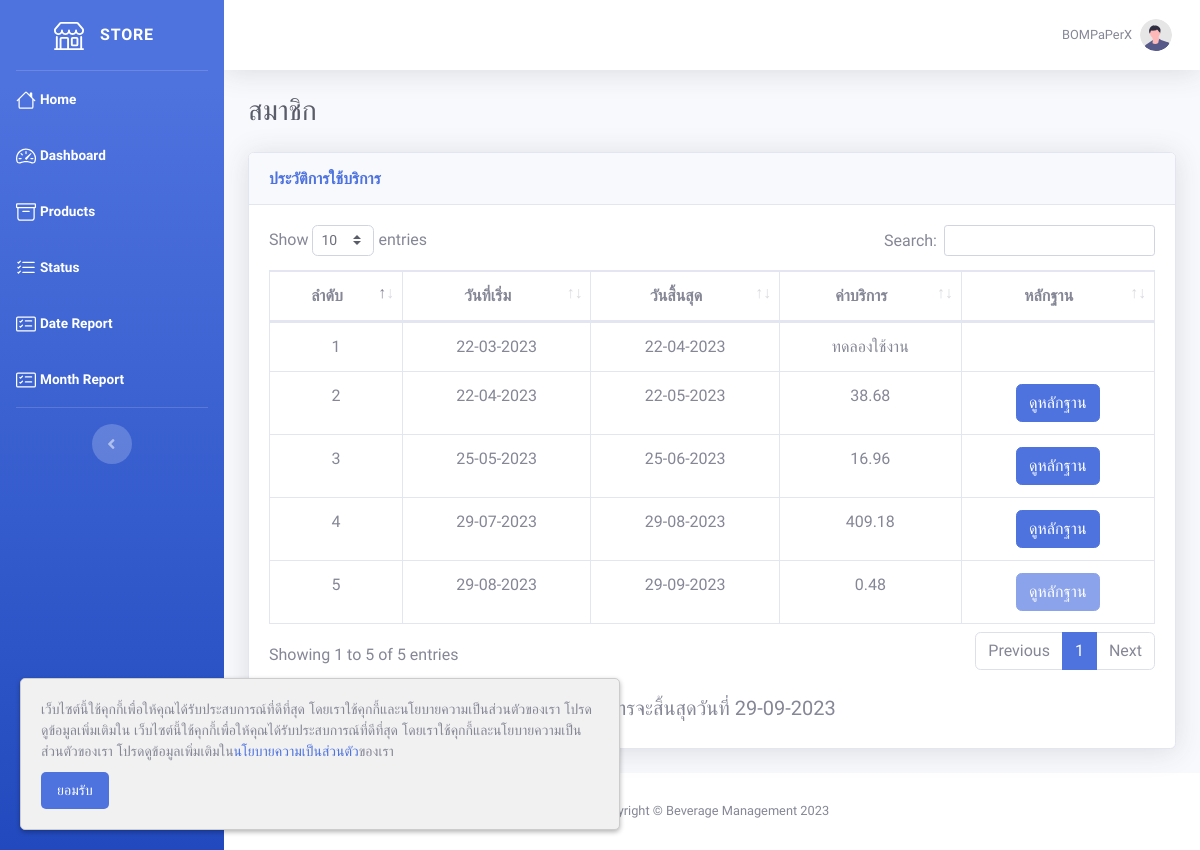
The app's page /history.php (signed in) with its own data.
### tables this page shows
CREATE TABLE `user` (
  `user_id` int(10) NOT NULL,
  `email` varchar(255) NOT NULL,
  `password` varchar(255) NOT NULL,
  `password_view` varchar(255) NOT NULL,
  `status` tinyint(1) NOT NULL COMMENT '0=disable\r\n1=enable',
  `agree` tinyint(1) NOT NULL,
  `firstname` varchar(255) NOT NULL,
  `lastname` varchar(255) NOT NULL,
  `id_number` varchar(13) NOT NULL,
  `phone` varchar(10) NOT NULL,
  `line` varchar(255) NOT NULL,
  `address` text NOT NULL,
  `store` varchar(255) NOT NULL,
  `description` text NOT NULL,
  `img_path` text NOT NULL
);

CREATE TABLE `member` (
  `member_id` int(10) NOT NULL,
  `user_id` int(10) NOT NULL,
  `approve_date` date NOT NULL,
  `img_path` text NOT NULL
);

### history.php (the view, shortened to what this page needs)
<!DOCTYPE html>
<html lang="en">
<?php
require './include/connect.php';
include './include/header.php';
$user_id = $_SESSION['user_id'];
$member_count = $connect->prepare("SELECT * FROM member WHERE user_id = '$user_id'");
$member_count->execute();
$row_member_count = $member_count->fetchAll(PDO::FETCH_ASSOC);
$count = count($row_member_count);
$i = 1;
?>
<body id="page-top">
    <div id="wrapper">
        <?php include './include/sidebar.php'; ?>
        <div id="content-wrapper" class="d-flex flex-column">
            <div id="content">
                <?php include './include/topbar.php'; ?>
                <div class="container-fluid">
                    <div class="d-sm-flex align-items-center justify-content-between mb-4">
                        <h1 class="h3 mb-0 text-gray-800">
                            <?php
                            if ($count == 0) {
                                echo 'ผู้ใช้งานใหม่';
                            } elseif ($count == 1) {
                                echo 'ทดลองใช้งาน';
                            } else {
                                echo 'สมาชิก';
                            }
                            ?>
                        </h1>
                    </div>
                    <div class="card shadow mb-4">
                        <div class="card-header py-3">
                            <h6 class="m-0 font-weight-bold text-primary">ประวัติการใช้บริการ</h6>
                        </div>
                        <div class="card-body">
                            <div class="table-responsive">
                                <table class="table table-bordered text-center" id="dataTable" width="100%" cellspacing="0">
                                    <thead>
                                        <tr>
                                            <th>ลำดับ</th>
                                            <th>วันที่เริ่ม</th>
                                            <th>วันสิ้นสุด</th>
                                            <th>ค่าบริการ</th>
                                            <th>หลักฐาน</th>
                                        </tr>
                                    </thead>
                                    <tbody>
                                        <?php
                                        foreach ($row_member_count as $row) {
                                        ?>
                                            <tr>
                                                <td><?= $i++ ?></td>
                                                <td><?= date('d-m-Y', strtotime($row['approve_date'])) ?></td>
                                                <td><?= $end = date('d-m-Y', strtotime($row['approve_date'] . ' +1 month')) ?></td>
                                                <?php
                                                $start_date = $row['approve_date'];
                                                $end_date = date('Y-m-d', strtotime($start_date . ' +1 month'));
                                                $service_fee = $connect->prepare("SELECT * FROM payment INNER JOIN record ON payment.no_receipt = record.no_receipt INNER JOIN product ON record.product_id = product.product_id WHERE user_id = '$user_id' AND timestamp >= '$start_date' AND timestamp <= '$end_date'");
                                                $service_fee->execute();
                                                $row_service_fee = $service_fee->fetchAll(PDO::FETCH_ASSOC);
                                                $total_price = 0;
                                                foreach ($row_service_fee as $row_fee) {
                                                    $total_price = $total_price + ($row_fee['quantity'] * $row_fee['net_price']);
                                                }
                                                $fee = $total_price * 0.02;
                                                ?>
                                                <td><?= $i == 2 ? 'ทดลองใช้งาน' : $fee ?></td>
                                                <td><button type="button" class="btn btn-primary" onclick="view(<?= $row['member_id'] ?>)" <?= $i == 2 ? 'style="display: none;"' : '' ?> <?= empty($row['img_path']) ? 'disabled' : '' ?>>ดูหลักฐาน</button></td>
                                            </tr>
                                        <?php
                                        }
                                        ?>
                                    </tbody>
                                </table>
                            </div>
                            <br>
                            <div class="text-center">
                                <?php if ($count != 0) { ?>
                                    <h5>บริการจะสิ้นสุดวันที่ <?= $end ?></h5>
                                <?php
                                }
                                ?>
                            </div>
                        </div>
                    </div>
                </div>
            </div>
            <?php include './include/footer.php'; ?>
        </div>
    </div>
</body>
</html>

### include/topbar.php (shortened to what this page needs)
<?php
if (isset($_SESSION['user_id'])) {
    $user_id = $_SESSION['user_id'];
    $profile = $connect->prepare("SELECT * FROM user WHERE user_id = :user_id");
    $profile->bindParam(":user_id", $user_id);
    $profile->execute();
    $row_profile = $profile->fetch(PDO::FETCH_ASSOC);
} else {
    $admin_id = $_SESSION['admin_id'];
    $profile = $connect->prepare("SELECT * FROM admin WHERE admin_id = :admin_id");
    $profile->bindParam(":admin_id", $admin_id);
    $profile->execute();
    $row_profile = $profile->fetch(PDO::FETCH_ASSOC);
}
?>
<nav class="navbar navbar-expand navbar-light bg-white topbar mb-4 static-top shadow">
    <ul class="navbar-nav ml-auto">
        <li class="nav-item dropdown no-arrow">
            <a class="nav-link dropdown-toggle" href="#" id="userDropdown" role="button" data-toggle="dropdown" aria-haspopup="true" aria-expanded="false">
                <span class="mr-2 d-none d-lg-inline text-gray-600 small"><?= isset($_SESSION['user_id']) ? $row_profile['store'] : $row_profile['firstname'] . ' ' . $row_profile['lastname'] ?></span>
                <img class="img-profile rounded-circle" src="../img/undraw_profile.svg">
            </a>
        </li>
    </ul>
</nav>

### include/header.php (style rules this page uses)
body { font-family: 'Kanit', sans-serif; }

### records on screen
user: store "BOMPaPerX"
member: approve_date "22-03-2023", approve_date "22-04-2023", shows "ทดลองใช้งาน"
member: approve_date "22-04-2023", approve_date "22-05-2023", fee "38.68"
member: approve_date "25-05-2023", approve_date "25-06-2023", fee "16.96"
member: approve_date "29-07-2023", approve_date "29-08-2023", fee "409.18"
member: approve_date "29-08-2023", approve_date "29-09-2023", fee "0.48"
